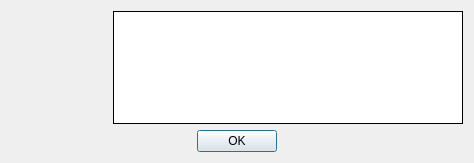
<?xml version="1.0" encoding="UTF-8"?>
<ui version="4.0">
 <class>AboutDialog</class>
 <widget class="QDialog" name="AboutDialog">
  <property name="geometry">
   <rect>
    <x>0</x>
    <y>0</y>
    <width>474</width>
    <height>163</height>
   </rect>
  </property>
  <property name="windowTitle">
   <string>Dialog</string>
  </property>
  <property name="modal">
   <bool>true</bool>
  </property>
  <layout class="QGridLayout" name="gridLayout">
   <item row="1" column="0">
    <widget class="QDialogButtonBox" name="buttonBox">
     <property name="orientation">
      <enum>Qt::Horizontal</enum>
     </property>
     <property name="standardButtons">
      <set>QDialogButtonBox::Ok</set>
     </property>
     <property name="centerButtons">
      <bool>true</bool>
     </property>
    </widget>
   </item>
   <item row="0" column="0">
    <layout class="QHBoxLayout" name="horizontalLayout">
     <item>
      <layout class="QVBoxLayout" name="verticalLayout_2">
       <item>
        <widget class="QLabel" name="iconLabel">
         <property name="minimumSize">
          <size>
           <width>96</width>
           <height>96</height>
          </size>
         </property>
         <property name="text">
          <string/>
         </property>
        </widget>
       </item>
       <item>
        <spacer name="verticalSpacer">
         <property name="orientation">
          <enum>Qt::Vertical</enum>
         </property>
         <property name="sizeHint" stdset="0">
          <size>
           <width>20</width>
           <height>40</height>
          </size>
         </property>
        </spacer>
       </item>
      </layout>
     </item>
     <item>
      <widget class="QPlainTextEdit" name="textEdit">
       <property name="minimumSize">
        <size>
         <width>350</width>
         <height>110</height>
        </size>
       </property>
       <property name="frameShape">
        <enum>QFrame::Box</enum>
       </property>
       <property name="frameShadow">
        <enum>QFrame::Plain</enum>
       </property>
       <property name="readOnly">
        <bool>true</bool>
       </property>
       <property name="backgroundVisible">
        <bool>false</bool>
       </property>
      </widget>
     </item>
    </layout>
   </item>
  </layout>
 </widget>
 <resources/>
 <connections>
  <connection>
   <sender>buttonBox</sender>
   <signal>accepted()</signal>
   <receiver>AboutDialog</receiver>
   <slot>accept()</slot>
   <hints>
    <hint type="sourcelabel">
     <x>248</x>
     <y>254</y>
    </hint>
    <hint type="destinationlabel">
     <x>157</x>
     <y>274</y>
    </hint>
   </hints>
  </connection>
  <connection>
   <sender>buttonBox</sender>
   <signal>rejected()</signal>
   <receiver>AboutDialog</receiver>
   <slot>reject()</slot>
   <hints>
    <hint type="sourcelabel">
     <x>316</x>
     <y>260</y>
    </hint>
    <hint type="destinationlabel">
     <x>286</x>
     <y>274</y>
    </hint>
   </hints>
  </connection>
 </connections>
</ui>
